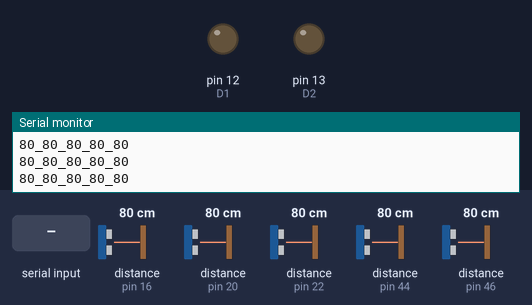
A sketch run on a simulated Arduino Mega 2560, built with avr-gcc and run on an emulated ATmega2560. Parts: output pins drawn as LEDs (lit = HIGH), the last lines printed to the serial monitor. Wiring (inferred from the names in the program): 5 × ultrasonic range finder: trigger pin 17, echo pin 16 / trigger pin 21, echo pin 20 / trigger pin 23, echo pin 22 / trigger pin 45, echo pin 44 / trigger pin 47, echo pin 46. The test bench sets the inputs (shaded band); at power-on: distance to the obstacle (sensors on pin 16, pin 20, pin 22, pin 44, pin 46) 80 cm. The echo pulse lasts 58.3 µs per cm; pins used as bus, display or sensor lines are not drawn.

Above: at 1.2 s.
1.3 s: "1" received over Serial
At 2.4 s:
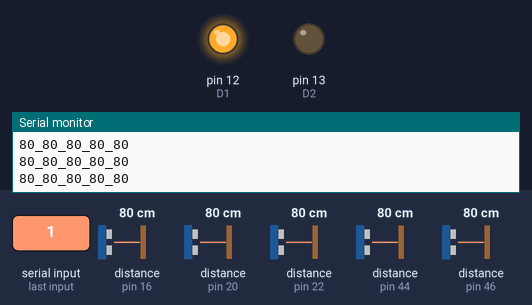
2.9 s: distance to the obstacle (sensor on pin 16) set to 33 cm
4.4 s: distance to the obstacle (sensor on pin 16) set to 27 cm
At 5.5 s:
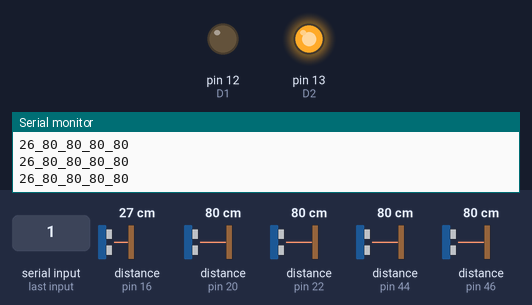
6.1 s: "3" received over Serial
At 7.3 s:
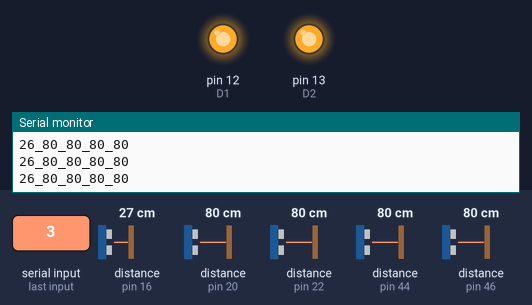
7.6 s: "2" received over Serial
At 8.3 s:
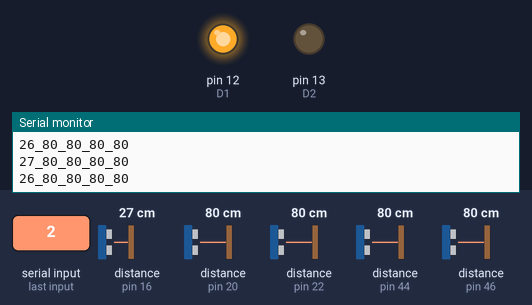
Timing chart, 0 to 10.6 s (numbered marks = the images above; inputs shaded):
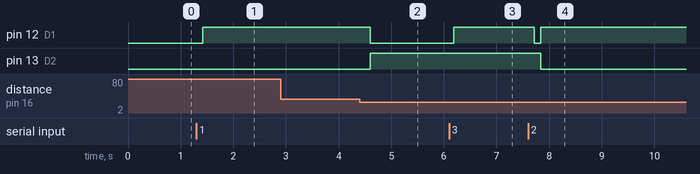

Measured:
- the behaviour switches between 31 and 30 cm on distance to the obstacle (sensor on pin 16) (found by bisection; images 1 and 2)
- after the input at 1.3 s, pin 12 (D1): LOW → HIGH after 0.12 s
- after the input at 4.4 s, pin 12 (D1): HIGH → LOW after 0.20 s; pin 13 (D2): LOW → HIGH after 0.20 s
- after the input at 6.1 s, pin 12 (D1): LOW → HIGH after 0.09 s
- after the input at 7.6 s, pin 12 (D1): HIGH → LOW after 0.12 s, → HIGH 0.13 s later; pin 13 (D2): HIGH → LOW after 0.25 s

The sketch:

sketch_mobile_robot_5_sensors.ino
```cpp
// (licence header left out)
// Variables for Trig and Echo of Ultrasonic Sensors
int trigPin_1 = 17;
int echoPin_1 = 16;
int trigPin_2 = 21;
int echoPin_2 = 20;
int trigPin_3 = 45;
int echoPin_3 = 44;
int trigPin_4 = 47;
int echoPin_4 = 46;
int trigPin_5 = 23;
int echoPin_5 = 22;

// Variables for reading data from Ultrasonic Sensors
int cm_1;
int cm_2;
int cm_3;
int cm_4;
int cm_5;
int duration;

// Variables for controlling the directions
int D1 = 12;
int D2 = 13;

// Variables for controlling the speed
int S1 = 10;
int S2 = 11;

// Variables for speed
int i_forward = 0;
int i_back = 0;

// Variable for inputs from Serial Port
char Char = 0;

// Setup code to run once
void setup() {
  // Setting the Pins we are going to work with as an OUTPUT and INPUT
  pinMode(echoPin_1, INPUT);
  pinMode(trigPin_1, OUTPUT);
  pinMode(echoPin_2, INPUT);
  pinMode(trigPin_2, OUTPUT);
  pinMode(echoPin_3, INPUT);
  pinMode(trigPin_3, OUTPUT);
  pinMode(echoPin_4, INPUT);
  pinMode(trigPin_4, OUTPUT);
  pinMode(echoPin_5, INPUT);
  pinMode(trigPin_5, OUTPUT);

  pinMode(D1, OUTPUT);
  pinMode(D2, OUTPUT);
  pinMode(S1, OUTPUT);
  pinMode(S2, OUTPUT);

  // Setting the data rate
  Serial.begin(9600);
}

// Main code to run repeatedly
void loop() {

  // First Ultrasonic Sensor
  digitalWrite(trigPin_1, LOW); // Ultrasonic Sensor doesn't send signal. Giving a LOW pulse beforehand to ensure a clean HIGH pulse.
  delay(20); // Setting delay 0,02 seconds
  digitalWrite(trigPin_1, HIGH); // Sending signal
  delayMicroseconds(500); // Setting delay 0,0005 seconds
  digitalWrite(trigPin_1, LOW); // Switching off sending signal
  duration = pulseIn(echoPin_1, HIGH); // Switching on getting signal
  cm_1 = duration / 58; // Calculating the distance in cm

  // Second Ultrasonic Sensor
  digitalWrite(trigPin_2, LOW); // Ultrasonic Sensor doesn't send signal. Giving a LOW pulse beforehand to ensure a clean HIGH pulse.
  delay(20); // Setting delay 0,02 seconds
  digitalWrite(trigPin_2, HIGH); // Sending signal
  delayMicroseconds(500); // Setting delay 0,0005 seconds
  digitalWrite(trigPin_2, LOW); // Switching off sending signal
  duration = pulseIn(echoPin_2, HIGH); // Switching on getting signal
  cm_2 = duration / 58; // Calculating the distance in cm

  // Third Ultrasonic Sensor
  digitalWrite(trigPin_3, LOW); // Ultrasonic Sensor doesn't send signal. Giving a LOW pulse beforehand to ensure a clean HIGH pulse.
  delay(20); // Setting delay 0,02 seconds
  digitalWrite(trigPin_3, HIGH); // Sending signal
  delayMicroseconds(500); // Setting delay 0,0005 seconds
  digitalWrite(trigPin_3, LOW); // Switching off sending signal
  duration = pulseIn(echoPin_3, HIGH); // Switching on getting signal
  cm_3 = duration / 58; // Calculating the distance in cm

  // Fourth Ultrasonic Sensor
  digitalWrite(trigPin_4, LOW); // Ultrasonic Sensor doesn't send signal. Giving a LOW pulse beforehand to ensure a clean HIGH pulse.
  delay(20); // Setting delay 0,02 seconds
  digitalWrite(trigPin_4, HIGH); // Sending signal
  delayMicroseconds(500); // Setting delay 0,0005 seconds
  digitalWrite(trigPin_4, LOW); // Switching off sending signal
  duration = pulseIn(echoPin_4, HIGH); // Switching on getting signal
  cm_4 = duration / 58; // Calculating the distance in cm

  // Fifth Ultrasonic Sensor
  digitalWrite(trigPin_5, LOW); // Ultrasonic Sensor doesn't send signal. Giving a LOW pulse beforehand to ensure a clean HIGH pulse.
  delay(20); // Setting delay 0,02 seconds
  digitalWrite(trigPin_5, HIGH); // Sending signal
  delayMicroseconds(500); // Setting delay 0,0005 seconds
  digitalWrite(trigPin_5, LOW); // Switching off sending signal
  duration = pulseIn(echoPin_5, HIGH); // Switching on getting signal
  cm_5 = duration / 58; // Calculating the distance in cm

  // Checking the distance for Alarm and make the mobile robot stop if the distance is critical
  if(cm_1 > 0 && cm_1 < 30) {
    if(i_forward > 0) { digitalWrite(D1, LOW); digitalWrite(D2, HIGH); analogWrite(S1, i_forward); analogWrite(S2, i_forward); delay(200); analogWrite(S1, 0); analogWrite(S2, 0); }
    if(i_back > 0) { digitalWrite(D1, HIGH); digitalWrite(D2, LOW); analogWrite(S1, i_back); analogWrite(S2, i_back); delay(200); analogWrite(S1, 0); analogWrite(S2, 0); }
    i_forward = 0; i_back = 0;
  }
  if(cm_2 > 0 && cm_2 < 30) {
    if(i_forward > 0) { digitalWrite(D1, LOW); digitalWrite(D2, HIGH); analogWrite(S1, i_forward); analogWrite(S2, i_forward); delay(200); analogWrite(S1, 0); analogWrite(S2, 0); }
    if(i_back > 0) { digitalWrite(D1, HIGH); digitalWrite(D2, LOW); analogWrite(S1, i_back); analogWrite(S2, i_back); delay(200); analogWrite(S1, 0); analogWrite(S2, 0); }
    i_forward = 0; i_back = 0;
  }
  if(cm_3 > 0 && cm_3 < 30) {
    if(i_forward > 0) { digitalWrite(D1, LOW); digitalWrite(D2, HIGH); analogWrite(S1, i_forward); analogWrite(S2, i_forward); delay(200); analogWrite(S1, 0); analogWrite(S2, 0); }
    if(i_back > 0) { digitalWrite(D1, HIGH); digitalWrite(D2, LOW); analogWrite(S1, i_back); analogWrite(S2, i_back); delay(200); analogWrite(S1, 0); analogWrite(S2, 0); }
    i_forward = 0; i_back = 0;
  }
  if(cm_4 > 0 && cm_4 < 30) {
    if(i_forward > 0) { digitalWrite(D1, LOW); digitalWrite(D2, HIGH); analogWrite(S1, i_forward); analogWrite(S2, i_forward); delay(200); analogWrite(S1, 0); analogWrite(S2, 0); }
    if(i_back > 0) { digitalWrite(D1, HIGH); digitalWrite(D2, LOW); analogWrite(S1, i_back); analogWrite(S2, i_back); delay(200); analogWrite(S1, 0); analogWrite(S2, 0); }
    i_forward = 0; i_back = 0;
  }
  if(cm_5 > 0 && cm_5 < 30) {
    if(i_forward > 0) { digitalWrite(D1, LOW); digitalWrite(D2, HIGH); analogWrite(S1, i_forward); analogWrite(S2, i_forward); delay(200); analogWrite(S1, 0); analogWrite(S2, 0); }
    if(i_back > 0) { digitalWrite(D1, HIGH); digitalWrite(D2, LOW); analogWrite(S1, i_back); analogWrite(S2, i_back); delay(200); analogWrite(S1, 0); analogWrite(S2, 0); }
    i_forward = 0; i_back = 0;
  }

  // Reading the input
  Char = Serial.read();

  // Checking the input and implementing the command - FORWARD
  if(Char == '1') {

    // Checking if Mobile Robot is moving back
    if(i_back > 0) { i_back = 0; analogWrite(S1, 0); analogWrite(S2, 0);}

    // Setting the direction to forward
    digitalWrite(D1, HIGH);
    digitalWrite(D2, LOW);

    // Setting the speed
    if(i_forward <= 80) { i_forward = 80; }
    if(i_forward <= 185) { i_forward = i_forward + 15; }
    if(i_forward > 200) { i_forward = 250; }
    analogWrite(S1, i_forward);
    analogWrite(S2, i_forward);
  }

  // Checking the input and implementing the command - BACK
  if(Char == '2') {

    // Checking if Mobile Robot is moving forward
    if(i_forward > 0) { i_forward = 0; analogWrite(S1, 0); analogWrite(S2, 0);}

    // Setting the direction to back
    digitalWrite(D1, LOW);
    digitalWrite(D2, HIGH);

    // Setting the speed
    if(i_back <= 80) { i_back = 80; }
    if(i_back <= 185) { i_back = i_back + 15; }
    if(i_back > 200) { i_back = 250; }
    analogWrite(S1, i_back);
    analogWrite(S2, i_back);
  }

  // Checking the input and implementing the command - STOP
  if(Char == '0') {
    i_forward = 0;
    i_back = 0;
    analogWrite(S1, 0);
    analogWrite(S2, 0);
  }

  // Checking the input and implementing the command - LEFT
  if(Char == '3') {

    // Setting the direction to left-forward while standing still
    if(i_forward == 0 && i_back == 0) {
      digitalWrite(D1, HIGH);
      digitalWrite(D2, HIGH);

      // Setting the speed
      analogWrite(S1, 250);
      analogWrite(S2, 250);
      delay(400);
      analogWrite(S1, 0);
      analogWrite(S2, 0);
    }

    // Setting the direction to left-forward while moving
    if(i_forward > 0 && i_back == 0) {
      analogWrite(S1, i_forward + 50);
      analogWrite(S2, 0);
      delay(300);
      analogWrite(S1, i_forward);
      analogWrite(S2, i_forward);
    }

    // Setting the direction to left-back while moving
    if(i_back > 0 && i_forward == 0) {
      analogWrite(S1, 0);
      analogWrite(S2, i_back + 50);
      delay(300);
      analogWrite(S1, i_back);
      analogWrite(S2, i_back);
    }
  }

  // Checking the input and implementing the command - RIGHT
  if(Char == '4') {

    // Setting the direction to right-forward while standing still
    if(i_forward == 0 && i_back == 0) {
      digitalWrite(D1, LOW);
      digitalWrite(D2, LOW);

      // Setting the speed
      analogWrite(S1, 250);
      analogWrite(S2, 250);
      delay(400);
      analogWrite(S1, 0);
      analogWrite(S2, 0);
    }

    // Setting the direction to right-forward while moving
    if(i_forward > 0 && i_back == 0) {
      analogWrite(S1, 0);
      analogWrite(S2, i_forward + 50);
      delay(300);
      analogWrite(S1, i_forward);
      analogWrite(S2, i_forward);
    }

    // Setting the direction to right-back while moving
    if(i_back > 0 && i_forward == 0) {
      analogWrite(S1, i_back + 50);
      analogWrite(S2, 0);
      delay(300);
      analogWrite(S1, i_back);
      analogWrite(S2, i_back);
    }
  }

// Sending the string with data from Ultrasonic Sensors to Serial Port
Serial.print(cm_1);
Serial.print("_");
Serial.print(cm_2);
Serial.print("_");
Serial.print(cm_3);
Serial.print("_");
Serial.print(cm_4);
Serial.print("_");
Serial.println(cm_5);

}
```
